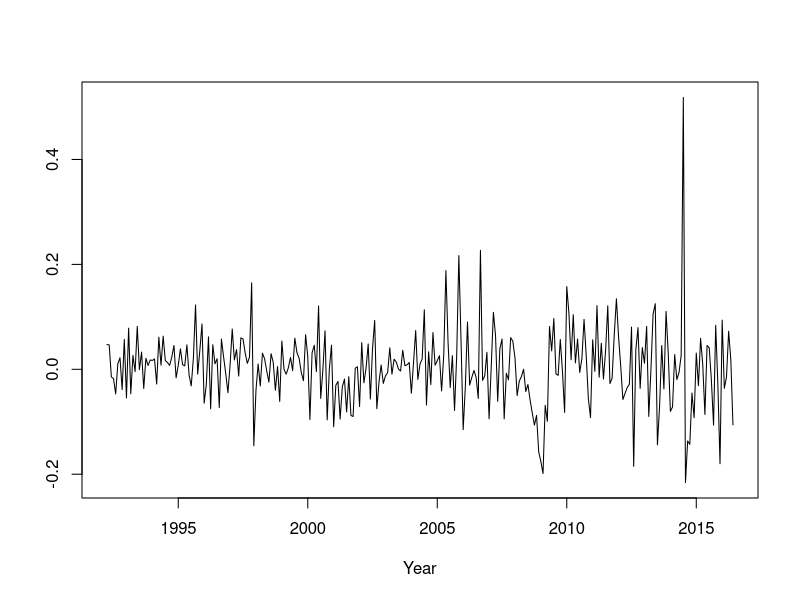
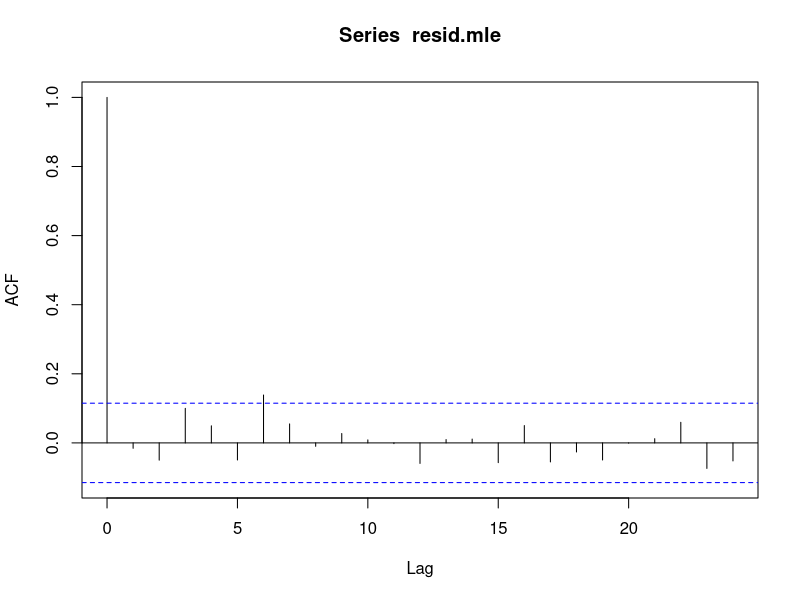

Write the R code that produced these figures, in order.
## ---- chunk 1
knitr::opts_knit$set(root.dir = '/home/tucker/Documents/GitHub/BEwebinar/Data')
## ---- chunk 2
polymul <- function(a,b) 
{
	bb <- c(b,rep(0,length(a)-1))
	B <- toeplitz(bb)
	B[lower.tri(B)] <- 0
	aa <- rev(c(a,rep(0,length(b)-1)))
	prod <- B %*% matrix(aa,length(aa),1)
	return(rev(prod[,1]))
}

ARMAauto <- function(phi,theta,maxlag)
{
	p <- length(phi)
	q <- length(theta)
	gamMA <- polymul(c(1,theta),rev(c(1,theta)))
	gamMA <- gamMA[(q+1):(2*q+1)]
	if (p > 0) 
	{
		Amat <- matrix(0,nrow=(p+1),ncol=(2*p+1))
		for(i in 1:(p+1))
		{
			Amat[i,i:(i+p)] <- c(-1*rev(phi),1)
		}
		Amat <- cbind(Amat[,(p+1)],as.matrix(Amat[,(p+2):(2*p+1)]) +
			t(matrix(apply(t(matrix(Amat[,1:p],p+1,p)),2,rev),p,p+1)))
		Bmat <- matrix(0,nrow=(q+1),ncol=(p+q+1))
		for(i in 1:(q+1))
		{
			Bmat[i,i:(i+p)] <- c(-1*rev(phi),1)
		}
		Bmat <- t(matrix(apply(t(Bmat),2,rev),p+q+1,q+1))
		Bmat <- matrix(apply(Bmat,2,rev),q+1,p+q+1)
		Bmat <- Bmat[,1:(q+1)]
		Binv <- solve(Bmat)
		gamMix <- Binv %*% gamMA
		if (p <= q) { gamMix <- matrix(gamMix[1:(p+1),],p+1,1) 
			} else gamMix <- matrix(c(gamMix,rep(0,(p-q))),p+1,1)
		gamARMA <- solve(Amat) %*% gamMix 
	} else gamARMA <- gamMA[1]

	gamMA <- as.vector(gamMA)
	if (maxlag <= q) gamMA <- gamMA[1:(maxlag+1)] else gamMA <- c(gamMA,rep(0,(maxlag-q)))
	gamARMA <- as.vector(gamARMA)
	if (maxlag <= p) gamARMA <- gamARMA[1:(maxlag+1)] else {
	for(k in 1:(maxlag-p))
	{
		len <- length(gamARMA)
		acf <- gamMA[p+1+k]
		if (p > 0) acf <- acf + sum(phi*rev(gamARMA[(len-p+1):len]))
		gamARMA <- c(gamARMA,acf)
	} }
	return(gamARMA)
}

dl.alg <- function(gamma,data)
{
	# assumes that n > 1
	# assumes gamma includs lags 0 through n
	n <- length(data)
	kappa.vec <- gamma[2]/gamma[1]
	varphi.vec <- kappa.vec
	quad.new <- 0
	quads <- NULL
	ldet <- 0
	ldets <- NULL
	eps <- NULL

	for(k in 2:n)
	{
		schur.new <- gamma[1] - t(varphi.vec) %*% rev(gamma[2:k])
		eps.new <- data[k] - t(varphi.vec) %*% data[1:(k-1)]
		eps <- c(eps,eps.new)
		quad.new <- quad.new + eps.new^2/schur.new
		quads <- c(quads,quad.new)
		ldet <- ldet + log(schur.new)
		ldets <- c(ldets,ldet)
		kappa.new <- (gamma[k+1] - sum(varphi.vec*gamma[2:k]))/schur.new
		kappa.new <- kappa.new[1,1]
		if(abs(kappa.new) < 10^(-15)) kappa.new <- 0
		kappa.vec <- c(kappa.vec,kappa.new)	
		varphi.vec <- rev(varphi.vec) - kappa.new * varphi.vec
		varphi.vec <- rev(c(varphi.vec,kappa.new))
	}
	gauss.lik <- n*log(2*pi) + quads[n-1] + ldets[n-1]
	gauss.likprof <- n*(1 + log(2*pi)) + n*log(quads[n-1]/n) + ldets[n-1]

	return(list(gauss.lik,gauss.likprof,quads[n-1]/n,eps))
}

psi2phi <- function(psi)
{
	p <- length(psi)
	pacfs <- (exp(psi)-1)/(exp(psi)+1)
	if(p==1)
	{
		phi <- pacfs
	} else
	{
		phi <- as.vector(pacfs[1])
		for(j in 2:p)
		{
			A.mat <- diag(j-1) - pacfs[j]*diag(j-1)[,(j-1):1,drop=FALSE]
			phi <- A.mat %*% phi
			phi <- c(phi,pacfs[j])
		}
	}
	return(phi)
}

phi2psi <- function(phi)
{
	p <- length(phi)
	pacfs <- phi[p]
	if(p > 1)
	{
		phi <- as.vector(phi[-p])
		for(j in p:2)
		{
			A.mat <- diag(j-1) - pacfs[1]*diag(j-1)[,(j-1):1,drop=FALSE]
			phi <- solve(A.mat,phi)
			pacfs <- c(phi[j-1],pacfs)
			phi <- phi[-(j-1)]
		}
	}
	psi <- log(1+pacfs) - log(1-pacfs)
	return(psi)
}
## ---- chunk 3
likprof.arma <- function(psi,q,data)
{
	n <- length(data)
	r <- length(psi)
	p <- r-q
	phi <- NULL
	theta <- NULL
	if(p > 0) { phi <- psi2phi(psi[1:p]) }
	if(q > 0) { theta <- -1*psi2phi(psi[(p+1):(p+q)]) }
	gamma <- ARMAauto(phi,theta,n)
	lik <- dl.alg(gamma,data)[[2]]
	return(lik)
}
## ---- chunk 4
ndc <- read.table("Nondefcap.dat")
ndc <- ts(ndc[,2],start=c(1992,3),frequency=12,names= "NewOrders")
ndc.diff <- diff(ndc)
n <- length(ndc.diff)
psi.init <- 0
fit.ma1 <- optim(psi.init,likprof.arma,q=1,data=ndc.diff,method="BFGS")
psi.mle <- fit.ma1$par
theta.mle <- -1*psi2phi(psi.mle)
gamma <- ARMAauto(NULL,theta.mle,n)
sig2.mle <- dl.alg(gamma,ndc.diff)[[3]]
## ---- chunk 5
resid.mle <- dl.alg(gamma,ndc.diff)[[4]]
plot(ts(resid.mle,start=c(1992,4),frequency=12),
     xlab="Year",ylab="",lwd=1)
## ---- chunk 6
acf(resid.mle)
## ---- chunk 7
n <- length(resid.mle)
gamma.hat <- acf(resid.mle,lag.max=n,plot=FALSE,type="covariance")$acf
lambda <- seq(-n/2+1,n/2)*2*pi/n
pgram <- cos(0*lambda)*gamma.hat[1]
for(h in 1:(n-1))
{
	pgram <- pgram + 2*cos(h*lambda)*gamma.hat[h+1]
}
pgram <- ts(pgram,start=0,frequency=n)
tot.var <- .5*mean(pgram^2) - gamma.hat[1]^2
tstat <- sqrt(n)*tot.var/sqrt(2*gamma.hat[1]^4)
pval <- 1-pnorm(tstat)
